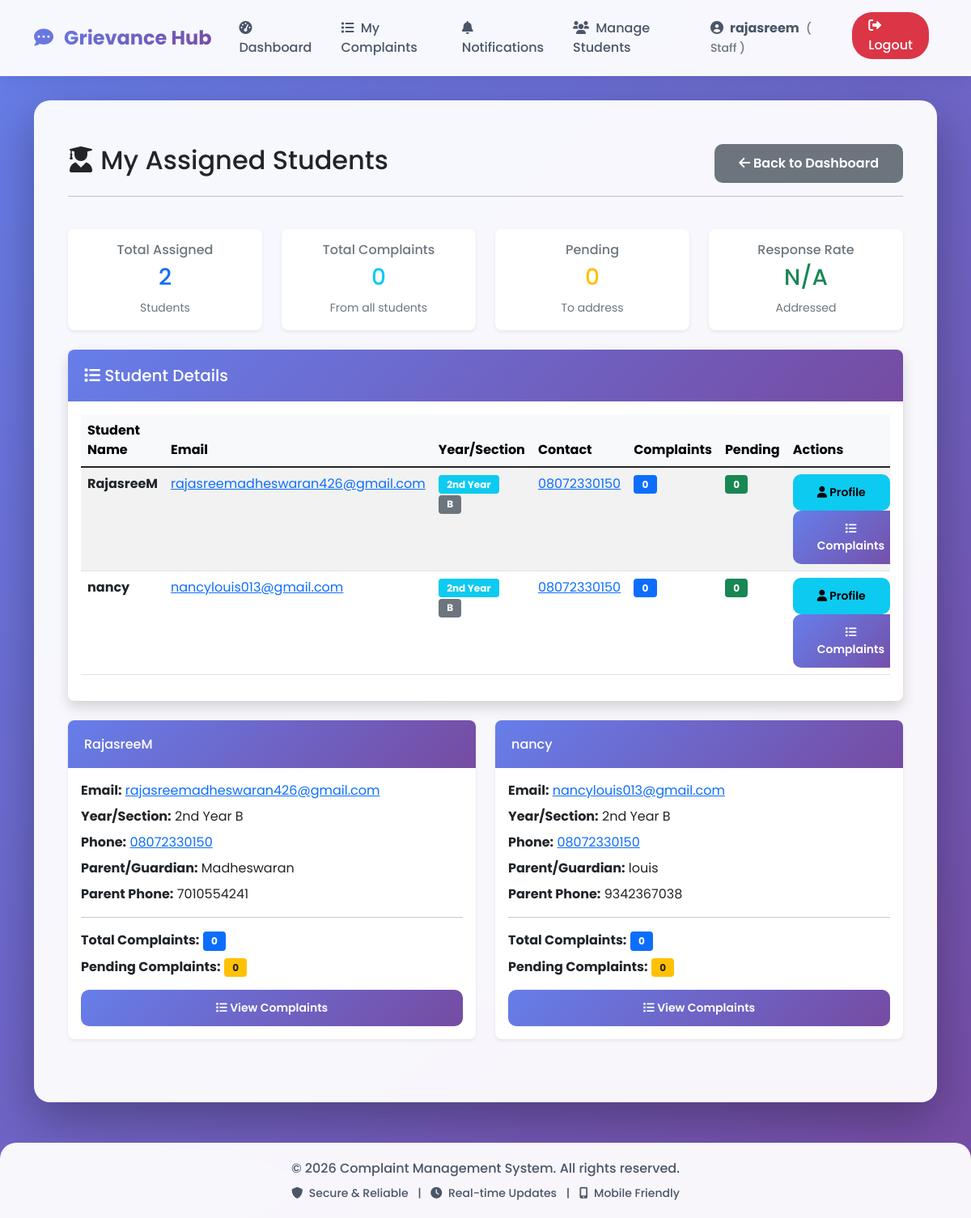
The app's page /staff/my-assigned-students (signed in), older data.
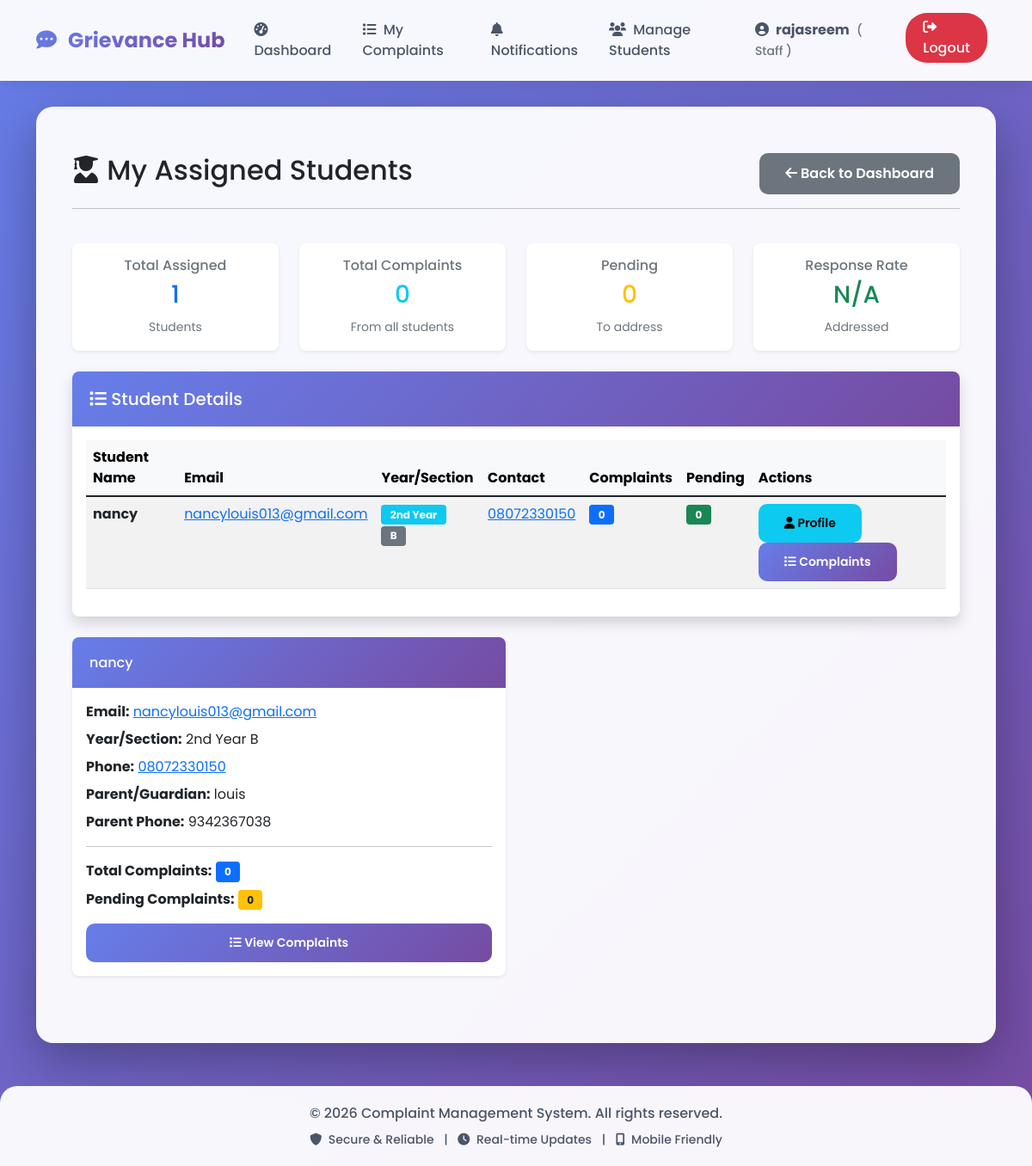
The same page, newer data.
### models.py (models this page shows)
class User(UserMixin, db.Model):
    id = db.Column(db.Integer, primary_key=True)
    username = db.Column(db.String(80), unique=True, nullable=False)
    email = db.Column(db.String(120), unique=True, nullable=False)
    password = db.Column(db.String(200), nullable=False)
    role = db.Column(db.String(20), default='student')  # student, staff/mentor, hod, admin
    department = db.Column(db.String(100))
    year = db.Column(db.String(20))
    section = db.Column(db.String(10))
    parent_name = db.Column(db.String(100))
    parent_phone = db.Column(db.String(15))
    address = db.Column(db.Text)
    mentor_name = db.Column(db.String(100))  # For students - who is their mentor
    phone = db.Column(db.String(15))
    created_at = db.Column(db.DateTime, default=datetime.utcnow)
    complaints = db.relationship('Complaint', backref='author', lazy=True, foreign_keys='Complaint.user_id')
    assigned_complaints = db.relationship('Complaint', backref='assigned_staff', lazy=True, foreign_keys='Complaint.assigned_to')

### app.py (the view)
@app.route('/staff/my-assigned-students')
@login_required
def my_assigned_students():
    if current_user.role != 'staff':
        abort(403)
    assignments = StudentStaffAssignment.query.filter_by(
        staff_id=current_user.id,
        department=current_user.department
    ).all()
    students_data = []
    for assignment in assignments:
        complaints = Complaint.query.filter_by(user_id=assignment.student_id).all()
        students_data.append({
            'student': assignment.student,
            'assignment': assignment,
            'complaints_count': len(complaints),
            'pending_complaints': len([c for c in complaints if c.status == 'pending'])
        })
    return render_template('my_assigned_students.html', students_data=students_data)

### app.py (called while the page is built)
def is_super_admin(user):
    return user.role == 'admin' and user.email == 'vanitha.sty3375@gmail.com'

def is_department_admin(user):
    return user.role == 'hod'

@login_manager.user_loader
def load_user(user_id):
    return User.query.get(int(user_id))

@app.context_processor
def utility_processor():
    return {
        'is_super_admin': is_super_admin,
        'is_department_admin': is_department_admin
    }

### templates/my_assigned_students.html (shortened to what the changed rows need)
{% extends "base.html" %}
{% block content %}
<div class="container py-4">
    <div class="row mb-4">
        <div class="col-12">
            <div class="d-flex justify-content-between align-items-center">
                <h2><i class="fas fa-user-graduate"></i> My Assigned Students</h2>
            </div>
        </div>
    </div>
    <div class="row mb-4">
        <div class="col-md-3">
            <div class="card text-center shadow-sm">
                <div class="card-body">
                    <h6 class="text-muted">Total Assigned</h6>
                    <h3 class="text-primary">{{ students_data|length }}</h3>
                    <small class="text-muted">Students</small>
                </div>
            </div>
        </div>
                        {% set total = 0 %}
                        {% for item in students_data %}
                            {% set total = total + item['complaints_count'] %}
                        {% endfor %}
                        {% set pending = 0 %}
                        {% for item in students_data %}
                            {% set pending = pending + item['pending_complaints'] %}
                        {% endfor %}
                        {% set total_complaints = 0 %}
                        {% set pending_complaints = 0 %}
                        {% for item in students_data %}
                            {% set total_complaints = total_complaints + item['complaints_count'] %}
                            {% set pending_complaints = pending_complaints + item['pending_complaints'] %}
                        {% endfor %}
    </div>
    {% if students_data %}
        <div class="row">
            <div class="col-12">
                <div class="card shadow">
                    <div class="card-body">
                        <div class="table-responsive">
                            <table class="table table-hover table-striped">
                                <thead class="table-light">
                                    <tr>
                                        <th>Student Name</th>
                                        <th>Email</th>
                                        <th>Year/Section</th>
                                        <th>Contact</th>
                                        <th>Complaints</th>
                                        <th>Pending</th>
                                        <th>Actions</th>
                                    </tr>
                                </thead>
                                <tbody>
                                    {% for item in students_data %}
                                    <tr>
                                        <td>
                                            <strong>{{ item['student'].username }}</strong>
                                        </td>
                                        <td>
                                            <a href="mailto:{{ item['student'].email }}">
                                                {{ item['student'].email }}
                                            </a>
                                        </td>
                                        <td>
                                            <span class="badge bg-info">{{ item['student'].year }}</span>
                                            <span class="badge bg-secondary">{{ item['student'].section }}</span>
                                        </td>
                                        <td>
                                            {% if item['student'].phone %}
                                                <a href="tel:{{ item['student'].phone }}">
                                                    {{ item['student'].phone }}
                                                </a>
                                            {% else %}
                                                <span class="text-muted">N/A</span>
                                            {% endif %}
                                        </td>
                                        <td>
                                            <span class="badge bg-primary">{{ item['complaints_count'] }}</span>
                                        </td>
                                        <td>
                                            {% if item['pending_complaints'] > 0 %}
                                                <span class="badge bg-warning text-dark">{{ item['pending_complaints'] }}</span>
                                            {% else %}
                                                <span class="badge bg-success">0</span>
                                            {% endif %}
                                        </td>
                                        <td>
                                            <a href="{{ url_for('mentor_student_profile', student_id=item['student'].id) }}"
                                               class="btn btn-sm btn-info">
                                                <i class="fas fa-user"></i> Profile
                                            </a>
                                            <a href="{{ url_for('mentor_student_complaints', student_id=item['student'].id) }}"
                                               class="btn btn-sm btn-primary">
                                                <i class="fas fa-list"></i> Complaints
                                            </a>
                                        </td>
                                    </tr>
                                    {% endfor %}
                                </tbody>
                            </table>
                        </div>
                    </div>
                </div>
            </div>
        </div>
        <div class="row mt-4">
            {% for item in students_data %}
            <div class="col-md-6 mb-4">
                <div class="card shadow-sm">
                    <div class="card-header bg-light">
                        <h6 class="mb-0">{{ item['student'].username }}</h6>
                    </div>
                    <div class="card-body">
                        <p class="mb-2">
                            <strong>Email:</strong>
                            <a href="mailto:{{ item['student'].email }}">{{ item['student'].email }}</a>
                        </p>
                        <p class="mb-2">
                            <strong>Year/Section:</strong> {{ item['student'].year }} {{ item['student'].section }}
                        </p>
                        <p class="mb-2">
                            <strong>Phone:</strong>
                            {% if item['student'].phone %}
                                <a href="tel:{{ item['student'].phone }}">{{ item['student'].phone }}</a>
                            {% else %}
                                <span class="text-muted">N/A</span>
                            {% endif %}
                        </p>
                        <p class="mb-2">
                            <strong>Parent/Guardian:</strong> {{ item['student'].parent_name or 'N/A' }}
                        </p>
                        <p class="mb-2">
                            <strong>Parent Phone:</strong> {{ item['student'].parent_phone or 'N/A' }}
                        </p>
                        <hr>
                        <p class="mb-2">
                            <strong>Total Complaints:</strong>
                            <span class="badge bg-primary">{{ item['complaints_count'] }}</span>
                        </p>
                        <p class="mb-3">
                            <strong>Pending Complaints:</strong>
                            <span class="badge bg-warning text-dark">{{ item['pending_complaints'] }}</span>
                        </p>
                        <div class="d-grid gap-2">
                            <a href="{{ url_for('mentor_student_complaints', student_id=item['student'].id) }}"
                               class="btn btn-sm btn-primary">
                                <i class="fas fa-list"></i> View Complaints
                            </a>
                        </div>
                    </div>
                </div>
            </div>
            {% endfor %}
        </div>
    {% else %}
        <div class="alert alert-info" role="alert">
            <i class="fas fa-info-circle"></i>
            <strong>No assignments yet.</strong> The HOD will assign students to you. Once assigned, they will appear here.
        </div>
    {% endif %}
</div>
{% endblock %}

Row changes from the older to the newer data that the page shows:
removed User: student.username "RajasreeM", student.email "rajasreemadheswaran426@gmail.com", student.year "2nd Year", student.section "B", student.phone "08072330150", student.username "RajasreeM", student.email "rajasreemadheswaran426@gmail.com", student.year "2nd Year", student.section "B", student.phone "08072330150", student "Madheswaran", student "7010554241"
Text that changed along with them:
{{ students_data|length }}: "2" → "1"
list line gone: "0 0 Profile Complaints"
list line gone: "Email: Year/Section: Phone: Parent/Guardian: Parent Phone: Total Complaints: 0 Pending Complaints: 0 View Complaints"
